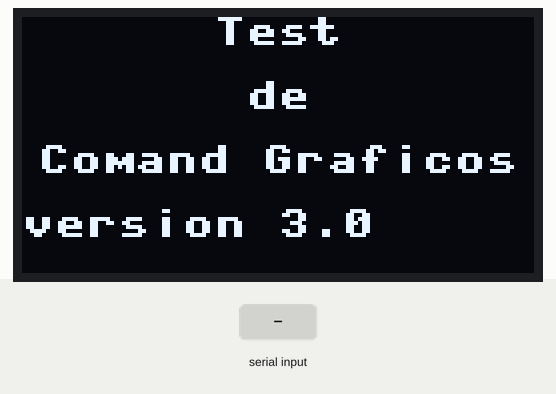
A program run on a simulated Raspberry Pi Pico running MicroPython. On the bench: 128×64 one-colour display. The test bench sets the inputs (shaded band). What the program prints to the serial console is not drawn.

Above: at 0.1 s.
At 4.3 s:
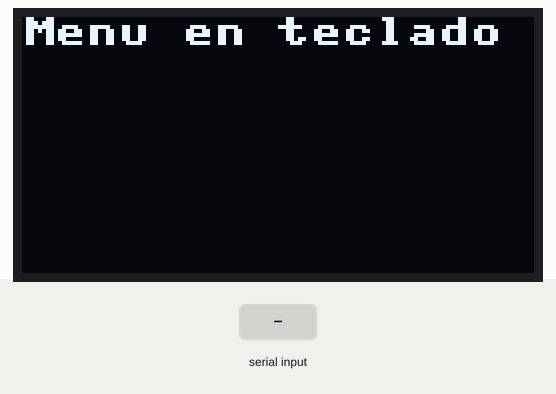
4.4 s: "C" typed at the serial console, then Enter
At 4.9 s:
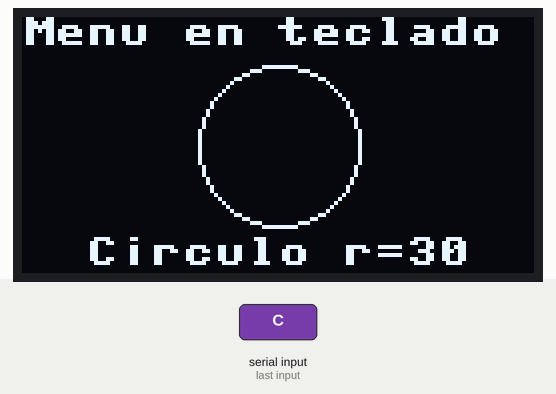
Timing chart, 0 to 7.4 s (numbered marks = the images above; inputs shaded):
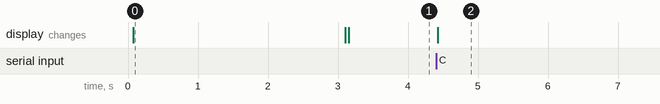

Measured:
- after the input at 4.4 s, the display: changes at once (image 2)
- what the display in image 0 shows lasts 3.0 s, from 0.1 s to 3.1 s

The program:

BMMR_bhwt_ssd1306_cmd_graph_3_0.py
```python
# Hardware platform: Pico W & Pico
# Author : JC Santamaria
# Date : 2023 - 4 - 21
# Goal : Show graphic commnads I2C oled ssd1306 & framebuffer library
# Add Learning topics : Design a progrma to mange a menu + use functions as objets
# Ref: https://www.coderdojotc.org/micropython/displays/graph/03-basic-drawing/
# Ref 2 : https://www.esploradores.com/oled_ssd1306/
# Ref 3 : https://docs.micropython.org/en/latest/library/framebuf.html
# 1.0 -> 2.0 cambio mensajes menu + limpiar oled si ctrl+C + manejo excepciones
# 2.0 -> 3.0 + figuras

from machine import Pin, I2C, ADC
from ssd1306 import SSD1306_I2C
import array # necesario para coor de poligonos
from utime import sleep_ms

# Informative block - start
p_ucontroler = "Pico W & Pico _"
p_keyOhw = "SSD1306 I2c1 SDA pin6, SCL pin7, VCC3.3volt"
p_project = "Graphic commands show - ssd1306 Pico_&W i2c 1 - default pins"
p_version = "3.0"
print(f"Microcontroler: {p_ucontroler} - Key other HW : {p_keyOhw}")
print(f"Program: {p_project} - Version: {p_version}")
# Informative block - end

# 0.0 - Constates y varaibles globales
WIDTH =128
HEIGHT= 64

def show_rect():
    """Display in oled a rectangule 20 x 16"""
    oled.rect(WIDTH//2 - 10, HEIGHT//2 - 8, 20, 16, 1) # x0, y0, size hor, size vert , color
    return "Rectangulo 20x16"

def show_Frect():
    """Display in oled a filled rectangule 20 x 16"""
    oled.fill_rect(WIDTH//2 - 10, HEIGHT//2 - 8, 20, 16, 1) # x0, y0, size hor, size vert , color
    return "Rect Lleno 20x16"

def show_invert():
    """Invert Display """
    oled.fill_rect(WIDTH//2 - 10, HEIGHT//2 - 8, 20, 16, 1) # x0, y0, size hor, size vert , color
    oled.invert(1)
    return "Invierte oled"

def show_normal():
    """Invert Display """
    oled.fill_rect(WIDTH//2 - 10, HEIGHT//2 - 8, 20, 16, 1) # x0, y0, size hor, size vert , color
    oled.invert(0)
    return "Normal oled"

def show_circ():
    """Display in oled a circule r= 20"""
    oled.ellipse(WIDTH//2, HEIGHT//2, 20, 20, 1) # x0, y0, radius, color
    return "Circulo r=30"

def show_ellipse():
    """Display in oled an ellipse rx= 40, ry=20"""
    oled.ellipse(WIDTH//2, HEIGHT//2, 40, 20, 1) # x0, y0, radius X, radius Y, color
    return "Ellipse (40,20)"

def show_QFellipse():
    """Display in oled a 1/4 ellipse rx= 40, ry=20"""
    oled.ellipse(WIDTH//2, HEIGHT//2, 40, 20, 1, True, 10) # x0, y0, radius X, radius Y, color, filled
    # last param is quarter ellipse indicator 1bit last 4
    # 0001 top right
    # 0010 top left
    # 0100 bottom left
    # 1000 bottom right
    return "Ellip 2q (40,20)"

def show_triangle():
    """Display in oled a triangle """
    cor = array.array('h',[60, 0, 30, 40, 90, 40])
    oled.poly(0, 10, cor, 1)
    return "Triangle (63,10)"

def show_pentagono():
    """Display in oled a pentagono """
    cor = array.array('h',[60, 0, 15, 20, 30, 40, 90, 40, 105, 20])
    oled.poly(0, 10, cor, 1) # x0, y0, coor[x0,y0, x1,y1, x2, y2...], color
    return "Pentagon (63,10)"


def show_options():
    """Display Options for drawing in display """
    print('\nTeclas:')
    print('R o r, para Rectangulo')
    print('C o c, para Circulo')
    print('E o e, para Elipse')
    print('T o t, para Triangulo')
    print('P o p, para Pentagono Iregular')
    print('F o f, para Rectangulo relleno')
    print('Q o q, para 2/4 de Elipse rellena')
    print('I o i, invierte display (repetir)')
    print('N o n, display NO invertido')
    print('?    Muestra opciones de nuevo\n')
    oled.text("Menu en teclado",0,0,1)
    return "Menu en PC"

MENU = {"R": show_rect,
        "C": show_circ,
        "E": show_ellipse,
        "T": show_triangle,
        "P": show_pentagono,
        "F": show_Frect,
        "Q": show_QFellipse,
        "I": show_invert,
        "N": show_normal,
        "?": show_options
        }


# 0.1 Objeto I2C y LCD
# Mejor usa las configuraciones por defecto
# i2c = I2C(0, scl=Pin(5), sda=Pin(4), freq=400_000)
i2c = I2C(1, scl=Pin(7), sda=Pin(6), freq=400_000)

# print("I2C Address      : "+hex(i2c.scan()[0]).upper()) # Display device address
# print("I2C Configuration: "+str(i2c))                   # Display I2C config
oled = SSD1306_I2C(WIDTH,HEIGHT,i2c) # constructor - I2C direccion 3C por defecto

# 1- Programa Principal - Presentacion
oled.fill(0) # clear screen
oled.show()

oled.fill(0)
oled.text("Test", (WIDTH - len("Test")*8) // 2, 0)
oled.text("de", (WIDTH - len("de")*8) // 2, 16)
oled.text("Comand Graficos", (WIDTH - len("Comand Graficos")*8) // 2, 32)
oled.text("version " + p_version, 0, 48)
oled.show()
sleep_ms(3000)
oled.fill(0)
oled.show()

try:
    while True:
        oled.fill(0)
        oled.show()
        show_options()
        oled.show()
        k = input('Opcion del menu ').upper()[0]
        try:
            orden = MENU[k]
            msgL8 = orden()
            oled.text(msgL8, (WIDTH - len(msgL8)*8) // 2, 55, 1)
            oled.show()
            sleep_ms(5000)

        except KeyError:
            print("Opcion de menu NO Valida, prueba de nuevo")
            oled.text("Opcion NO valida", 0, 55, 1)
            oled.show()
            sleep_ms(5000)

except KeyboardInterrupt: #  si CTRL+C se presiona - > limpiar display
    oled.fill(0)
    oled.show()
```
